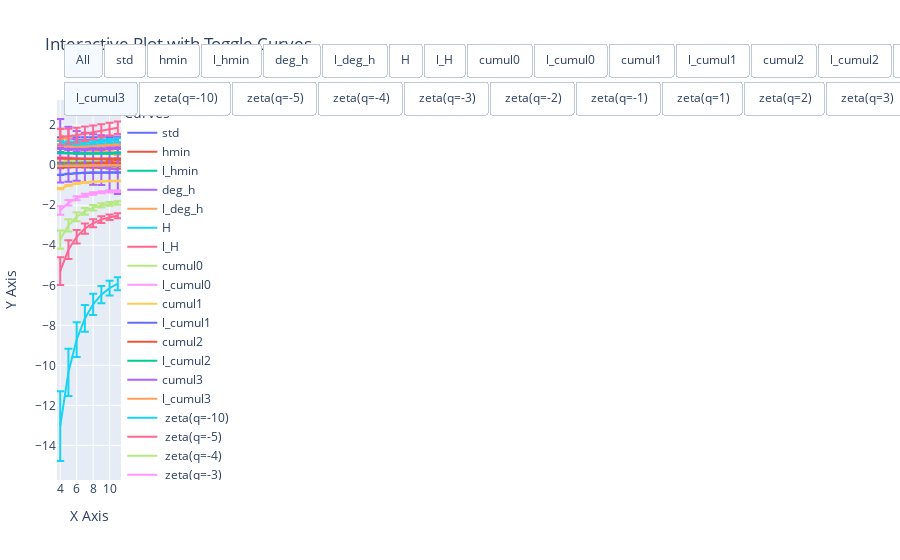

Write notebook code for a chart like this one.
### Code cell
dyn_plot(signals_mean, signals_std, label=list(columns), x=list(j2s))

### Figure 1 — Plotly figure (JSON) as saved in the notebook; plotly's stock layout.template omitted (floating-point values rounded to 4 significant figures)
{"data": [{"error_y": {"array": [0.3977, 0.3977, 0.3977, 0.3977, 0.3977, 0.3977, 0.3977, 0.3977], "type": "data", "visible": true}, "mode": "lines", "name": "std", "type": "scatter", "x": [4, 5, 6, 7, 8, 9, 10, 11], "y": [0.9993, 0.9993, 0.9993, 0.9993, 0.9993, 0.9993, 0.9993, 0.9993]}, {"error_y": {"array": [0.1064, 0.07575, 0.06008, 0.05051, 0.04311, 0.03763, 0.03466, 0.03274], "type": "data", "visible": true}, "mode": "lines", "name": "hmin", "type": "scatter", "x": [4, 5, 6, 7, 8, 9, 10, 11], "y": [-0.04169, -0.0003564, 0.02946, 0.04922, 0.06493, 0.07742, 0.08727, 0.09381]}, {"error_y": {"array": [null, null, null, null, null, null, null, null], "type": "data", "visible": true}, "mode": "lines", "name": "l_hmin", "type": "scatter", "x": [4, 5, 6, 7, 8, 9, 10, 11], "y": [null, null, null, null, null, null, null, null]}, {"error_y": {"array": [0.8235, 0.5658, 0.4318, 0.3606, 0.3012, 0.2534, 0.2144, 0.1853], "type": "data", "visible": true}, "mode": "lines", "name": "deg_h", "type": "scatter", "x": [4, 5, 6, 7, 8, 9, 10, 11], "y": [1.486, 1.35, 1.281, 1.26, 1.241, 1.244, 1.246, 1.255]}, {"error_y": {"array": [0.2493, 0.1714, 0.1283, 0.103, 0.08706, 0.07497, 0.06622, 0.06034], "type": "data", "visible": true}, "mode": "lines", "name": "l_deg_h", "type": "scatter", "x": [4, 5, 6, 7, 8, 9, 10, 11], "y": [1.557, 1.195, 0.9746, 0.8336, 0.7384, 0.6704, 0.6217, 0.5874]}, {"error_y": {"array": [0.008864, 0.008156, 0.008209, 0.008525, 0.009058, 0.01038, 0.01269, 0.01576], "type": "data", "visible": true}, "mode": "lines", "name": "H", "type": "scatter", "x": [4, 5, 6, 7, 8, 9, 10, 11], "y": [0.1446, 0.1898, 0.2216, 0.2442, 0.262, 0.2767, 0.289, 0.2992]}, {"error_y": {"array": [0.003985, 0.004141, 0.004727, 0.0055, 0.006537, 0.007773, 0.009616, 0.01225], "type": "data", "visible": true}, "mode": "lines", "name": "l_H", "type": "scatter", "x": [4, 5, 6, 7, 8, 9, 10, 11], "y": [0.3188, 0.3021, 0.2938, 0.2904, 0.2906, 0.2932, 0.2973, 0.3023]}, {"error_y": {"array": [0.008777, 0.00817, 0.008548, 0.009024, 0.00985, 0.01209, 0.01486, 0.01851], "type": "data", "visible": true}, "mode": "lines", "name": "cumul0", "type": "scatter", "x": [4, 5, 6, 7, 8, 9, 10, 11], "y": [0.1653, 0.2112, 0.2435, 0.2674, 0.2861, 0.3019, 0.3151, 0.3275]}, {"error_y": {"array": [0.003039, 0.002982, 0.003191, 0.003665, 0.004467, 0.005527, 0.007116, 0.009602], "type": "data", "visible": true}, "mode": "lines", "name": "l_cumul0", "type": "scatter", "x": [4, 5, 6, 7, 8, 9, 10, 11], "y": [0.4143, 0.3785, 0.3575, 0.3454, 0.3395, 0.3376, 0.3386, 0.3416]}, {"error_y": {"array": [0.02447, 0.02295, 0.02364, 0.02435, 0.02619, 0.03178, 0.03796, 0.04428], "type": "data", "visible": true}, "mode": "lines", "name": "cumul1", "type": "scatter", "x": [4, 5, 6, 7, 8, 9, 10, 11], "y": [-0.02118, -0.0218, -0.02256, -0.02392, -0.02398, -0.02537, -0.02681, -0.0304]}, {"error_y": {"array": [0.003296, 0.002976, 0.003024, 0.003218, 0.003566, 0.004118, 0.004746, 0.005422], "type": "data", "visible": true}, "mode": "lines", "name": "l_cumul1", "type": "scatter", "x": [4, 5, 6, 7, 8, 9, 10, 11], "y": [-0.1183, -0.09202, -0.07515, -0.06379, -0.05581, -0.04999, -0.04573, -0.0429]}, {"error_y": {"array": [0.1205, 0.1146, 0.1108, 0.1206, 0.1304, 0.1437, 0.1779, 0.2067], "type": "data", "visible": true}, "mode": "lines", "name": "cumul2", "type": "scatter", "x": [4, 5, 6, 7, 8, 9, 10, 11], "y": [0.003542, 0.003824, 0.004994, 0.006983, 0.003824, 0.009909, 0.01611, 0.02677]}, {"error_y": {"array": [0.004456, 0.003589, 0.003229, 0.003186, 0.003309, 0.003473, 0.003626, 0.003705], "type": "data", "visible": true}, "mode": "lines", "name": "l_cumul2", "type": "scatter", "x": [4, 5, 6, 7, 8, 9, 10, 11], "y": [0.04686, 0.03205, 0.02339, 0.01785, 0.01412, 0.01149, 0.009457, 0.007798]}, {"error_y": {"array": [0.8444, 0.8009, 0.7316, 0.8119, 0.9246, 0.879, 1.127, 1.22], "type": "data", "visible": true}, "mode": "lines", "name": "cumul3", "type": "scatter", "x": [4, 5, 6, 7, 8, 9, 10, 11], "y": [-0.01935, -0.02934, -0.04459, -0.0581, -0.04582, -0.1104, -0.1532, -0.2226]}, {"error_y": {"array": [0.007698, 0.005557, 0.004582, 0.004136, 0.003779, 0.003402, 0.003221, 0.00305], "type": "data", "visible": true}, "mode": "lines", "name": "l_cumul3", "type": "scatter", "x": [4, 5, 6, 7, 8, 9, 10, 11], "y": [-0.03751, -0.02509, -0.01798, -0.01352, -0.01063, -0.008729, -0.007381, -0.006448]}, {"error_y": {"array": [1.744, 1.18, 0.8685, 0.6681, 0.5331, 0.4326, 0.3664, 0.3266], "type": "data", "visible": true}, "mode": "lines", "name": " zeta(q=-10)", "type": "scatter", "x": [4, 5, 6, 7, 8, 9, 10, 11], "y": [-13.03, -10.35, -8.71, -7.654, -6.952, -6.47, -6.141, -5.921]}, {"error_y": {"array": [0.6925, 0.4641, 0.3369, 0.2565, 0.2035, 0.1656, 0.1414, 0.1276], "type": "data", "visible": true}, "mode": "lines", "name": " zeta(q=-5)", "type": "scatter", "x": [4, 5, 6, 7, 8, 9, 10, 11], "y": [-5.291, -4.219, -3.576, -3.167, -2.9, -2.721, -2.601, -2.526]}, {"error_y": {"array": [0.4576, 0.306, 0.2217, 0.1686, 0.1335, 0.1093, 0.09412, 0.08646], "type": "data", "visible": true}, "mode": "lines", "name": " zeta(q=-4)", "type": "scatter", "x": [4, 5, 6, 7, 8, 9, 10, 11], "y": [-3.715, -3.0, -2.572, -2.301, -2.126, -2.01, -1.934, -1.889]}, {"error_y": {"array": [0.2079, 0.139, 0.101, 0.07713, 0.06173, 0.05186, 0.04677, 0.04628], "type": "data", "visible": true}, "mode": "lines", "name": " zeta(q=-3)", "type": "scatter", "x": [4, 5, 6, 7, 8, 9, 10, 11], "y": [-2.264, -1.879, -1.648, -1.503, -1.411, -1.352, -1.316, -1.297]}, {"error_y": {"array": [0.03173, 0.02191, 0.01708, 0.01455, 0.01386, 0.01457, 0.0167, 0.02052], "type": "data", "visible": true}, "mode": "lines", "name": " zeta(q=-2)", "type": "scatter", "x": [4, 5, 6, 7, 8, 9, 10, 11], "y": [-1.175, -1.016, -0.9192, -0.8594, -0.8228, -0.8012, -0.7902, -0.787]}, {"error_y": {"array": [0.003944, 0.003545, 0.003543, 0.00393, 0.004655, 0.005636, 0.00711, 0.00939], "type": "data", "visible": true}, "mode": "lines", "name": " zeta(q=-1)", "type": "scatter", "x": [4, 5, 6, 7, 8, 9, 10, 11], "y": [-0.4833, -0.4312, -0.3999, -0.3811, -0.3703, -0.365, -0.3634, -0.3647]}, {"error_y": {"array": [0.003125, 0.003188, 0.003557, 0.004118, 0.00502, 0.006193, 0.00793, 0.01056], "type": "data", "visible": true}, "mode": "lines", "name": " zeta(q=1)", "type": "scatter", "x": [4, 5, 6, 7, 8, 9, 10, 11], "y": [0.3617, 0.337, 0.3232, 0.3161, 0.3136, 0.3142, 0.317, 0.3212]}, {"error_y": {"array": [0.007969, 0.008282, 0.009455, 0.011, 0.01307, 0.01555, 0.01923, 0.0245], "type": "data", "visible": true}, "mode": "lines", "name": " zeta(q=2)", "type": "scatter", "x": [4, 5, 6, 7, 8, 9, 10, 11], "y": [0.6376, 0.6043, 0.5876, 0.5809, 0.5812, 0.5863, 0.5947, 0.6046]}, {"error_y": {"array": [0.01887, 0.01914, 0.02151, 0.02469, 0.02796, 0.03123, 0.03646, 0.04355], "type": "data", "visible": true}, "mode": "lines", "name": " zeta(q=3)", "type": "scatter", "x": [4, 5, 6, 7, 8, 9, 10, 11], "y": [0.8472, 0.8155, 0.8033, 0.8019, 0.8084, 0.8205, 0.8359, 0.852]}, {"error_y": {"array": [0.04345, 0.04202, 0.04507, 0.04966, 0.05314, 0.0558, 0.06127, 0.0688], "type": "data", "visible": true}, "mode": "lines", "name": " zeta(q=4)", "type": "scatter", "x": [4, 5, 6, 7, 8, 9, 10, 11], "y": [1.003, 0.9794, 0.9761, 0.9831, 0.998, 1.018, 1.042, 1.064]}, {"error_y": {"array": [0.08674, 0.08121, 0.08315, 0.0877, 0.08969, 0.09025, 0.09444, 0.101], "type": "data", "visible": true}, "mode": "lines", "name": " zeta(q=5)", "type": "scatter", "x": [4, 5, 6, 7, 8, 9, 10, 11], "y": [1.117, 1.103, 1.111, 1.128, 1.153, 1.182, 1.214, 1.243]}, {"error_y": {"array": [0.4177, 0.3834, 0.3691, 0.3613, 0.3454, 0.3288, 0.3189, 0.3135], "type": "data", "visible": true}, "mode": "lines", "name": " zeta(q=10)", "type": "scatter", "x": [4, 5, 6, 7, 8, 9, 10, 11], "y": [1.407, 1.44, 1.502, 1.568, 1.643, 1.723, 1.801, 1.867]}], "layout": {"legend": {"title": {"text": "Curves"}}, "title": {"text": "Interactive Plot with Toggle Curves"}, "updatemenus": [{"buttons": [{"args": [{"visible": [true, true, true, true, true, true, true, true, true, true, true, true, true, true, true, true, true, true, true, true, true, true, true, true, true, true, true]}], "label": "All", "method": "update"}, {"args": [{"visible": [true, false, false, false, false, false, false, false, false, false, false, false, false, false, false, false, false, false, false, false, false, false, false, false, false, false, false]}], "label": "std", "method": "update"}, {"args": [{"visible": [false, true, false, false, false, false, false, false, false, false, false, false, false, false, false, false, false, false, false, false, false, false, false, false, false, false, false]}], "label": "hmin", "method": "update"}, {"args": [{"visible": [false, false, true, false, false, false, false, false, false, false, false, false, false, false, false, false, false, false, false, false, false, false, false, false, false, false, false]}], "label": "l_hmin", "method": "update"}, {"args": [{"visible": [false, false, false, true, false, false, false, false, false, false, false, false, false, false, false, false, false, false, false, false, false, false, false, false, false, false, false]}], "label": "deg_h", "method": "update"}, {"args": [{"visible": [false, false, false, false, true, false, false, false, false, false, false, false, false, false, false, false, false, false, false, false, false, false, false, false, false, false, false]}], "label": "l_deg_h", "method": "update"}, {"args": [{"visible": [false, false, false, false, false, true, false, false, false, false, false, false, false, false, false, false, false, false, false, false, false, false, false, false, false, false, false]}], "label": "H", "method": "update"}, {"args": [{"visible": [false, false, false, false, false, false, true, false, false, false, false, false, false, false, false, false, false, false, false, false, false, false, false, false, false, false, false]}], "label": "l_H", "method": "update"}, {"args": [{"visible": [false, false, false, false, false, false, false, true, false, false, false, false, false, false, false, false, false, false, false, false, false, false, false, false, false, false, false]}], "label": "cumul0", "method": "update"}, {"args": [{"visible": [false, false, false, false, false, false, false, false, true, false, false, false, false, false, false, false, false, false, false, false, false, false, false, false, false, false, false]}], "label": "l_cumul0", "method": "update"}, {"args": [{"visible": [false, false, false, false, false, false, false, false, false, true, false, false, false, false, false, false, false, false, false, false, false, false, false, false, false, false, false]}], "label": "cumul1", "method": "update"}, {"args": [{"visible": [false, false, false, false, false, false, false, false, false, false, true, false, false, false, false, false, false, false, false, false, false, false, false, false, false, false, false]}], "label": "l_cumul1", "method": "update"}, {"args": [{"visible": [false, false, false, false, false, false, false, false, false, false, false, true, false, false, false, false, false, false, false, false, false, false, false, false, false, false, false]}], "label": "cumul2", "method": "update"}, {"args": [{"visible": [false, false, false, false, false, false, false, false, false, false, false, false, true, false, false, false, false, false, false, false, false, false, false, false, false, false, false]}], "label": "l_cumul2", "method": "update"}, {"args": [{"visible": [false, false, false, false, false, false, false, false, false, false, false, false, false, true, false, false, false, false, false, false, false, false, false, false, false, false, false]}], "label": "cumul3", "method": "update"}], "direction": "right", "type": "buttons", "x": 0.1, "xanchor": "left", "y": 1.15, "yanchor": "top"}, {"buttons": [{"args": [{"visible": [false, false, false, false, false, false, false, false, false, false, false, false, false, false, true, false, false, false, false, false, false, false, false, false, false, false, false]}], "label": "l_cumul3", "method": "update"}, {"args": [{"visible": [false, false, false, false, false, false, false, false, false, false, false, false, false, false, false, true, false, false, false, false, false, false, false, false, false, false, false]}], "label": " zeta(q=-10)", "method": "update"}, {"args": [{"visible": [false, false, false, false, false, false, false, false, false, false, false, false, false, false, false, false, true, false, false, false, false, false, false, false, false, false, false]}], "label": " zeta(q=-5)", "method": "update"}, {"args": [{"visible": [false, false, false, false, false, false, false, false, false, false, false, false, false, false, false, false, false, true, false, false, false, false, false, false, false, false, false]}], "label": " zeta(q=-4)", "method": "update"}, {"args": [{"visible": [false, false, false, false, false, false, false, false, false, false, false, false, false, false, false, false, false, false, true, false, false, false, false, false, false, false, false]}], "label": " zeta(q=-3)", "method": "update"}, {"args": [{"visible": [false, false, false, false, false, false, false, false, false, false, false, false, false, false, false, false, false, false, false, true, false, false, false, false, false, false, false]}], "label": " zeta(q=-2)", "method": "update"}, {"args": [{"visible": [false, false, false, false, false, false, false, false, false, false, false, false, false, false, false, false, false, false, false, false, true, false, false, false, false, false, false]}], "label": " zeta(q=-1)", "method": "update"}, {"args": [{"visible": [false, false, false, false, false, false, false, false, false, false, false, false, false, false, false, false, false, false, false, false, false, true, false, false, false, false, false]}], "label": " zeta(q=1)", "method": "update"}, {"args": [{"visible": [false, false, false, false, false, false, false, false, false, false, false, false, false, false, false, false, false, false, false, false, false, false, true, false, false, false, false]}], "label": " zeta(q=2)", "method": "update"}, {"args": [{"visible": [false, false, false, false, false, false, false, false, false, false, false, false, false, false, false, false, false, false, false, false, false, false, false, true, false, false, false]}], "label": " zeta(q=3)", "method": "update"}, {"args": [{"visible": [false, false, false, false, false, false, false, false, false, false, false, false, false, false, false, false, false, false, false, false, false, false, false, false, true, false, false]}], "label": " zeta(q=4)", "method": "update"}, {"args": [{"visible": [false, false, false, false, false, false, false, false, false, false, false, false, false, false, false, false, false, false, false, false, false, false, false, false, false, true, false]}], "label": " zeta(q=5)", "method": "update"}, {"args": [{"visible": [false, false, false, false, false, false, false, false, false, false, false, false, false, false, false, false, false, false, false, false, false, false, false, false, false, false, true]}], "label": " zeta(q=10)", "method": "update"}, {"args": [{"visible": [false, false, false, false, false, false, false, false, false, false, false, false, false, false, false, false, false, false, false, false, false, false, false, false, false, false, false]}], "label": "None", "method": "update"}], "direction": "right", "type": "buttons", "x": 0.1, "xanchor": "left", "y": 1.05, "yanchor": "top"}], "xaxis": {"title": {"text": "X Axis"}}, "yaxis": {"title": {"text": "Y Axis"}}}}
